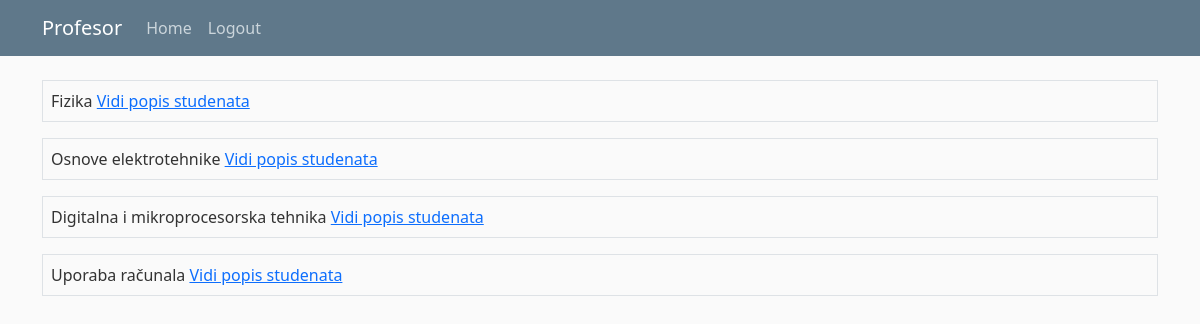
Page /profesor/ (signed in) on the committed database.
### app1/models.py (models this page shows)
class Predmeti(models.Model):
    IZBORNI = (('da', 'da'), ('ne', 'ne'))
    name = models.CharField(max_length=50)
    kod = models.CharField(max_length=50)
    program = models.CharField(max_length=50)
    ects = models.IntegerField()
    sem_red = models.IntegerField()
    sem_izv = models.IntegerField()
    izborni = models.CharField(max_length=50, choices=IZBORNI)
    nositelj = models.ForeignKey(Korisnik, on_delete=models.CASCADE, null=True)
    def __str__(self):
        return '%s %s %s %s %s %s %s %s %s' % (self.IZBORNI, self.name, self.kod, self.program, self.ects, self.sem_red, self.sem_izv, self.izborni, self.nositelj)

### app1/views.py (the view)
# urls.py: path('profesor/', views.profesor, name='profesor'),
@login_required(login_url='/login/')
def profesor(request):
    role = str(request.user.role)
    if role != 'prof':
        return redirect('main')
    svi_upisi = Upisi.objects.all().filter(student_id=request.user.id)
    prijavljeniPredmeti = []
    print(svi_upisi)
    for u in svi_upisi:
        prijavljeniPredmeti.append(Predmeti.objects.get(pk=u.predmet_id.id))
    print(prijavljeniPredmeti)
    return render(request, 'profesor.html', {'prijavljeniPredmeti' : prijavljeniPredmeti})

### app1/models.py (called while the page is built)
    def __str__(self):
        return '%s' % (self.role)

    def __str__(self):
        return '%s %s %s' % (self.student_id, self.predmet_id, self.status)

### app1/templates/profesor.html
{% extends "base.html" %}
{% block content %}
	<header class="site-header">
		<nav class="navbar navbar-expand-md navbar-dark bg-steel fixed-top">
		<div class="container">
			<a class="navbar-brand mr-4" href="/">Profesor</a>
			<div class="collapse navbar-collapse mr-auto" id="navbarToggle">
			<div class="navbar-nav mr-auto">
				<a class="nav-item nav-link" href="/">Home</a>
			</div>
			<div class="navbar-nav ml-auto">
				{% if user.is_authenticated%}
					<a class="nav-item nav-link" href="/logout">Logout</a>
				{% else %}
					<a class="nav-item nav-link" href="/login">Login</a>
				{% endif %}
			</div>
			</div>
		</div>
		</nav>
	</header>
	{% for p in prijavljeniPredmeti %}
	<div class="border border-steel mb-3 p-2">
        {{ p.name }}
        <a href="/profesor-predmet-list/{{p.id}}/svi">Vidi popis studenata</a>
    </div>
	{% endfor %}
{% endblock %}

### app1/static/css/main.css (style rules this page uses)
body { background: #fafafa; color: #333333; margin-top: 5rem; }
.bg-steel { background-color: #5f788a; }
.site-header .navbar-nav .nav-link { color: #cbd5db; }

### rows in the picture
Predmeti: name "Fizika"
Predmeti: name "Osnove elektrotehnike"
Predmeti: name "Digitalna i mikroprocesorska tehnika"
Predmeti: name "Uporaba računala"
